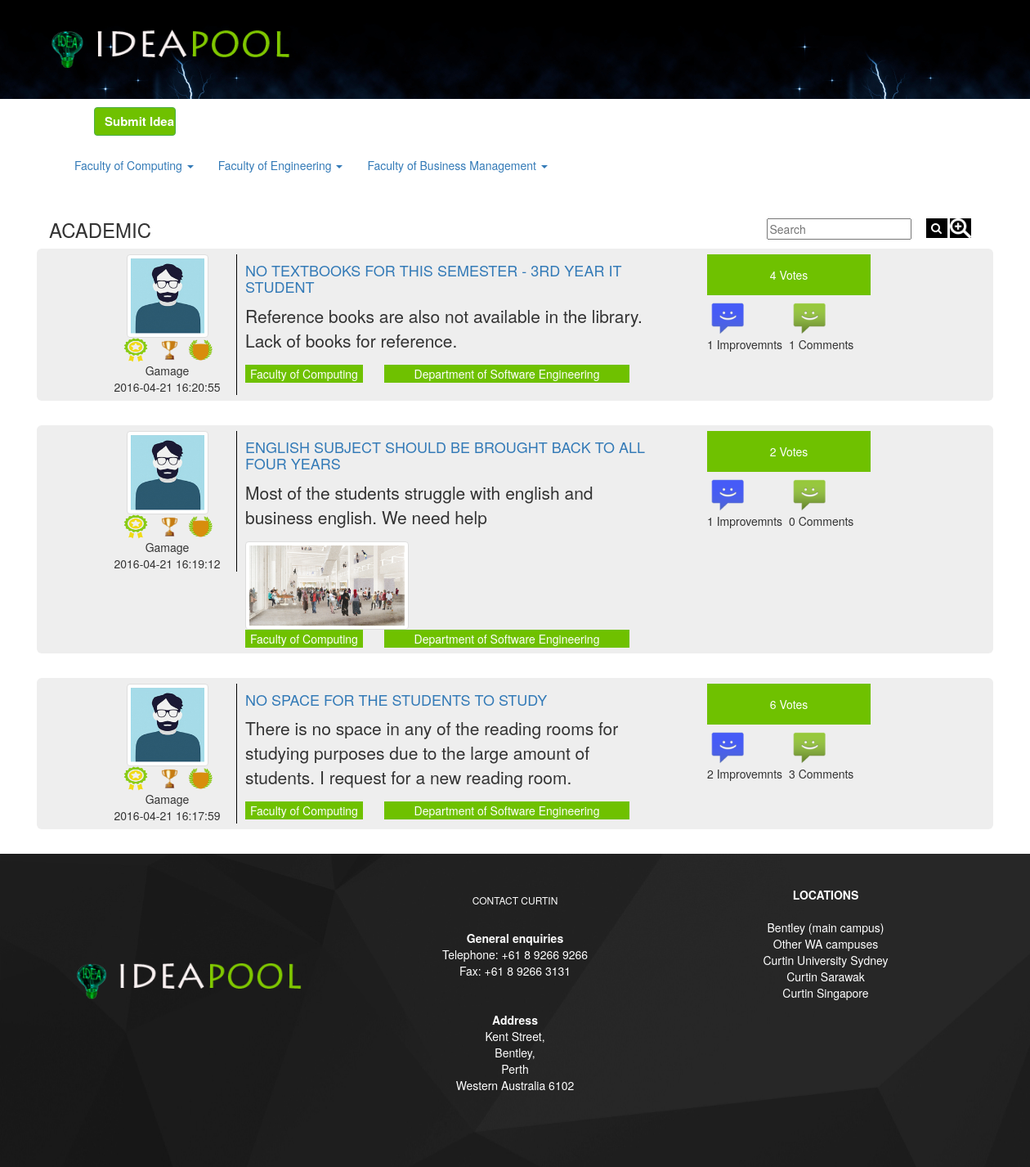
The app's page /view4.php with its own data.
### tables this page shows
CREATE TABLE IF NOT EXISTS `post` (
  `postId` varchar(10) NOT NULL,
  `userId` int(11) NOT NULL,
  `dateTime` datetime NOT NULL DEFAULT CURRENT_TIMESTAMP,
  `faculty` varchar(250) NOT NULL,
  `department` varchar(250) NOT NULL,
  `category` varchar(100) NOT NULL,
  `title` varchar(300) NOT NULL,
  `content` varchar(1000) NOT NULL,
  `views` int(100) NOT NULL DEFAULT '0',
  `date` date NOT NULL DEFAULT '2016-04-14',
  `files` varchar(100) NOT NULL,
  PRIMARY KEY (`postId`)
);

CREATE TABLE IF NOT EXISTS `register` (
  `id` int(11) NOT NULL AUTO_INCREMENT,
  `fname` varchar(45) NOT NULL,
  `lname` varchar(45) NOT NULL,
  `address` varchar(45) NOT NULL,
  `contact` int(11) NOT NULL,
  `gender` varchar(45) NOT NULL,
  `emil` varchar(45) NOT NULL,
  `category` varchar(45) NOT NULL,
  `universityID` varchar(45) NOT NULL,
  `Image` varchar(45) NOT NULL,
  `status` varchar(45) NOT NULL DEFAULT 'pending',
  `username` varchar(45) NOT NULL,
  `password` varchar(45) NOT NULL,
  `reward` int(10) NOT NULL DEFAULT '0',
  `reward2` int(10) NOT NULL DEFAULT '0',
  `reward3` int(10) NOT NULL DEFAULT '0',
  PRIMARY KEY (`id`)
);

CREATE TABLE IF NOT EXISTS `reward` (
  `id` int(20) NOT NULL AUTO_INCREMENT,
  `name` varchar(255) NOT NULL,
  `level` int(20) NOT NULL,
  `img` varchar(255) NOT NULL,
  `postcount` int(20) NOT NULL,
  `type` varchar(255) NOT NULL,
  `description` varchar(255) NOT NULL,
  PRIMARY KEY (`id`)
);

### view4.php (the view, shortened to what this page needs)
<!DOCTYPE html PUBLIC "-//W3C//DTD XHTML 1.0 Transitional//EN" "http://www.w3.org/TR/xhtml1/DTD/xhtml1-transitional.dtd">
<html xmlns="http://www.w3.org/1999/xhtml">
<head>
   <link rel="stylesheet" href="css/bootstrap.min.css"></link>
 <link rel="stylesheet" href="css/ideacss.css" />
 <link rel="stylesheet" href="https://maxcdn.bootstrapcdn.com/font-awesome/4.5.0/css/font-awesome.min.css"/>
</head>
<body>
 <?php
    include('header.php');
 ?>
 <div class="container" style="margin-left:80px;">
  <a href="postSubmission.php" class="btn btn-success button_design">Submit Idea</a>
</div>
 <div class="container">
          <nav class="navbar navbar">
             <div class="container-fluid">
                  <ul class="nav navbar-nav">
                       <li class="dropdown">
                           <a class="dropdown-toggle in active" data-toggle="dropdown" href="#">Faculty of Computing
                            <span class="caret"></span></a>
                        </li>
                           <li class="dropdown">
                           <a class="dropdown-toggle" data-toggle="dropdown" href="#">Faculty of Engineering
                            <span class="caret"></span></a>
                        </li>
                        <li class="dropdown">
                           <a class="dropdown-toggle" data-toggle="dropdown" href="#">Faculty of Business Management
                            <span class="caret"></span></a>
                        </li>
                     </ul>
                </div>
           </nav>
 </div>
 <div class="container">
  <div class="row">
                    <div class="col-md-2">
                             <h3>ACADEMIC</h3>
                    </div>
                    <div class="col-md-2">
                    </div>
                    <div class="col-md-3">
                    </div>
                    <div class="col-md-2">
                    </div>
                    <div class="col-md-3">
                           <div class="row searchgroup">
                                    <form method="post">
                              <div class="col-md-8 search_col">
                                     <input type="text" class="search_text" placeholder="Search" name="searchkey3"/>
                             </div>
                             <div class="col-md-4">
                                     <button class="search_btn" >
                                             <i class="fa fa-search"></i>
                                     </button>
                                    <a href="advanced.php" data-toggle="tooltip" data-placement="bottom" title="Advanced Search"> <img src="images/advsearch.png" class="advsearch" height="24px" width="26px"
                                     /></a>
                            </div>
                                  </form>
                          </div>
       </div>
      </div>
       <div class="row">
     <?php
	 	if(isset($_POST["searchkey3"]))
		{
			$s= $_POST["searchkey3"];
			$where = "WHERE  category='Academic' and faculty='Faculty of Computing' and title like '%$s%'";
		}
		else
		{
			$where ="WHERE  category='Academic' and faculty='Faculty of Computing'";
		}
	  $sql="select * from post ".$where." order by dateTime desc";
	  include("database_connect.php");
	  $result=mysqli_query($con,$sql);
	  while($row = mysqli_fetch_array($result))
	  {
   ?>
     <div class="jumbotron viewblock">
       <div class="container">
           <div class="col-md-2 leftcolomn">
            <?php
		     $userid=$row['userId'];
             $sql5="SELECT * from register where id=$userid";
	        $result5=mysqli_query($con,$sql5);
	       if(mysqli_num_rows($result5)==0)
			   {
				    $photo="images/user2.jpg";
				   $GLOBALS["name"]='user';
			    }
			else{
	         while($row5 = mysqli_fetch_array($result5))
	         {
				   $photo=$row5["Image"];
             $reward=$row5["reward"];
               $reward2=$row5["reward2"];
				        $reward3=$row5["reward3"];
			 }
             ?>
                   <?php
	               }
	             ?>
                 <div class="row">
                <img src=<?= $photo ?> width="100" height="100" class="img img-thumbnail"/>
                 </div>
                   <div class="row">
                    <?php
                      $rewardimg=NULL;
                      $rewardimg2=NULL;
                      $rewardimg3=NULL;
                      $sql6="select img,name from reward where level='$reward' and type='submission'";
                      $result6=mysqli_query($con,$sql6);
                        while($row6 = mysqli_fetch_array($result6))
                        {
                          $rewardimg=$row6["img"];
                          $title=$row6["name"];
                        }
                           if($rewardimg!=NULL)
                         {
                      ?>
                     <img src=<?= $rewardimg ?> width="40" height="30" data-toggle="tooltip" data-placement="bottom" title=<?=$title?> />
                     <?php
                      }
                     ?>
                    <?php
                          $sql7="select img,name from reward where level='$reward2' and type='vote'";
                          $result7=mysqli_query($con,$sql7);
                        while($row7= mysqli_fetch_array($result7))
                        {
                          $rewardimg2=$row7["img"];
                          $title2=$row6["name"];
                        }
                            if($rewardimg2!=NULL)
                         {
                           ?>
                     <img src=<?= $rewardimg2 ?> width="35" height="30" data-toggle="tooltip" data-placement="bottom" title=<?=$title2?> />
                      <?php
                     }
                     ?>
                      <?php
                          $sql7="select img,name from reward where level='$reward3' and type='improvement'";
                          $result7=mysqli_query($con,$sql7);
                        while($row7= mysqli_fetch_array($result7))
                        {
                          $rewardimg3=$row7["img"];
                          $title3=$row6["name"];
                        }
                         if($rewardimg3!=NULL)
                         {
                           ?>
                     <img src=<?= $rewardimg3 ?> width="35" height="30" data-toggle="tooltip" data-placement="bottom" title=<?=$title3?> />
                    <?php
                     }
                    ?>
                 </div>
                 <div class="row">
                 <?php echo $GLOBALS["name"]?>
                 </div>
                 <div class="row">
                 <?= $row["dateTime"]?>
                 </div>
           </div>
           <div class="col-md-6 middlecolomn">
               <div class="row title">
               <h4><a href="viewidea.php?id=<?=$row["postId"]?>&comt=0"><?= $row["title"]?></a></h4>
               </div>
               <div class="row content">
               <p> <?php echo $row["content"]; ?></p>
               </div>
               <div class="row">
               <?php
               $img=$row["files"];
                    if(file_exists($img)&&strcmp($img,"images/")!=0)
                  {
                      ?>
               <img src=<?= $row["files"]?> width="200" height="150" class="img img-thumbnail"/>
                <?php
                }
               ?>
               </div>
                <div class="row">
                  <div class="col-md-4 departments">
                   <button class="submitidea2"><?php echo $row["faculty"]; ?></button>
                  </div>
                  <div class="col-md-8 departments">
                   <button class="submitidea3"><?php echo $row["department"]; ?></button>
                  </div>
               </div>
            </div>
            <div class="col-md-2 rightcolomn">
            <?php
            $id=$row["postId"];
            $sql2="select COUNT(*) AS votes from votes where submissionId='$id'";
	          include("database_connect.php");
	  	      $result2=mysqli_query($con,$sql2);
	          while($row2= mysqli_fetch_array($result2))
	          {
              ?>
                  <div class="row">
                 <button class="submitidea"><?php echo $row2["votes"] ?> Votes</button>
                </div>
                 <?php
	               }
	             ?>
                    <div class="row">
                          <?php $sql3="select COUNT(*) AS imp from comment where submissionId='$id' and commentType='Improvement'";
	                       include("database_connect.php");
	  	                   $result3=mysqli_query($con,$sql3);
	                       while($row3= mysqli_fetch_array($result3))
	                       {
                           ?>
                  <div class="col-md-6 iconcolomn">
                    <div class="image">
                    <img src="images/Android-Messages - Copy.png" width="50" height="50" class="img-responsive"/><?php echo $row3["imp"] ?> Improvemnts
                          </div>
						  <?php
	                       }
	                      ?>
                  </div>
                   <div class="col-md-6 iconcolomn">
                     <?php $sql4="select COUNT(*) AS cmt from comment where submissionId='$id' and commentType='Comment'";
	                       include("database_connect.php");
	  	                   $result4=mysqli_query($con,$sql4);
	                       while($row4= mysqli_fetch_array($result4))
	                       {
                           ?>
                              <div class="image">
                    <img src="images/Android-Messages.png" width="50" height="50" class="img-responsive" /><?php echo $row4["cmt"] ?> Comments
                        </div>
                         <?php
	                       }
	                      ?>
                   </div>
               </div>
            </div>
         </div>
      </div>
     <?php
	  }
	 ?>
     </div>
   </div>
   <?php
    include('footer.php');
   ?>
</body>
</html>

### css/ideacss.css (style rules this page uses)
.submitidea { background-color:#6fc100; height:50px; width:200px; border:none; color:#FFF; }
.btn-success { background-color:#6fc100; height:35px; width:100px; font-weight:bolder; font-size:15px; }
.title { color:#6fc100; text-transform:uppercase; }
.viewblock { padding:.5em; padding-left:2em; }
.leftcolomn { text-align:center; margin-right:10px; border-right:1px solid black; }
.rightcolomn { padding:0; margin-left:5em; }
.iconcolomn { padding:0; }
.search_btn { background-color:black; color:white; border:none; height:24px; width:26px; margin-top:2px; }
.searchgroup { padding-top:1.2em; }
.search_col { padding-top:2px; }
.departments { padding:0px; }
.submitidea2 { background-color:#6fc100; border:none; color:#FFF; }
.submitidea3 { background-color:#6fc100; width:300px; border:none; color:#FFF; }
.advsearch { background-color:#000; margin-bottom:3px; }
.button_design { margin:10px; margin-left:20px; }

### records on screen
post: register.Image (picture), reward.img (picture), dateTime "2016-04-21 16:20:55", title "NO TEXTBOOKS FOR THIS SEMESTER - 3RD YEAR IT STUDENT", content "Reference books are also not available in the library. Lack of books for reference.", faculty "Faculty of Computing", department "Department of Software Engineering", votes "4", imp "1", cmt "1"
post: register.Image (picture), reward.img (picture), dateTime "2016-04-21 16:19:12", title "ENGLISH SUBJECT SHOULD BE BROUGHT BACK TO ALL FOUR YEARS", content "Most of the students struggle with english and business english. We need help", files (picture), faculty "Faculty of Computing", department "Department of Software Engineering", votes "2", imp "1", cmt "0"
post: register.Image (picture), reward.img (picture), dateTime "2016-04-21 16:17:59", title "NO SPACE FOR THE STUDENTS TO STUDY", content "There is no space in any of the reading rooms for studying purposes due to the large amount of students. I request for a new reading room.", faculty "Faculty of Computing", department "Department of Software Engineering", votes "6", imp "2", cmt "3"
